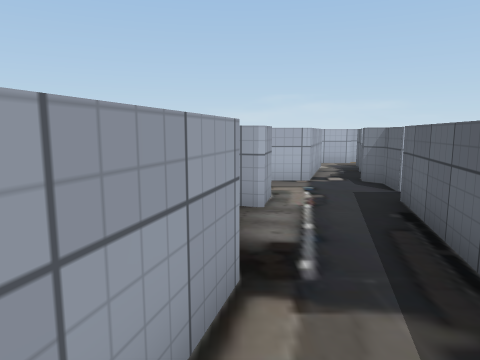
View 1 (above)

12 first-person views from a walk through a 3-D level made in the Unity game engine. The camera is 1.4 m above the floor, tilts 8° down and sees 70° across. The floor is counted in squares, 1 m on a side. Each view is taken from the middle of a square. On the plan, view 1 faces up. The plan holds only what a view shows up to about 15 squares ahead; the rest is blank. The place goes on beyond the plan. Some surface patterns are stand-ins.

View 2
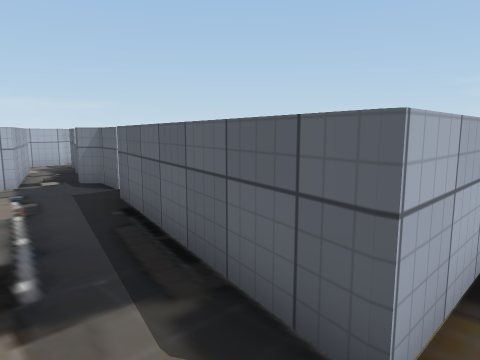

View 3
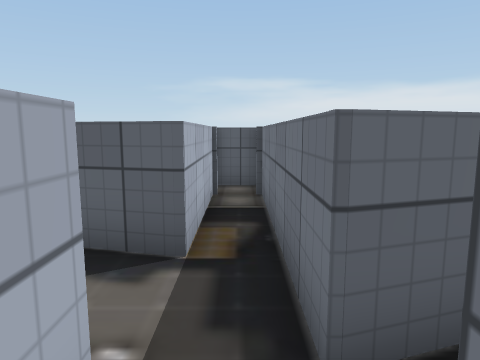

View 4
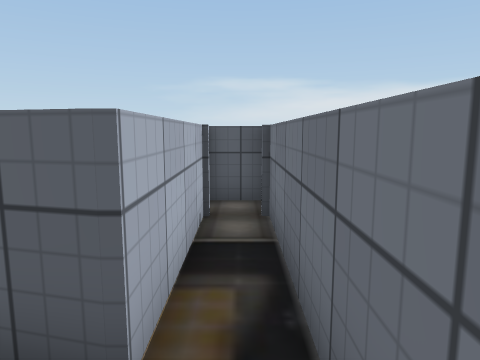

View 5
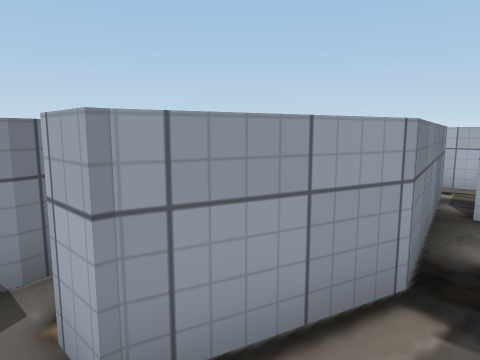

View 6
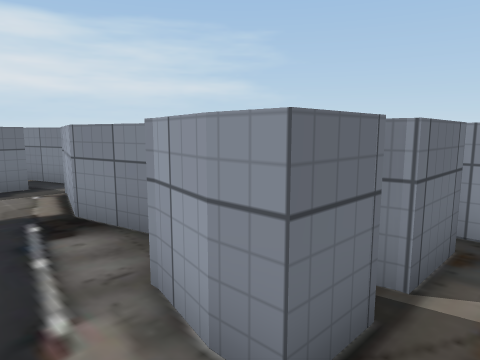

View 7
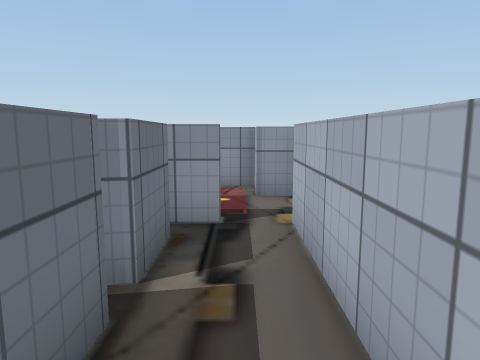

View 8
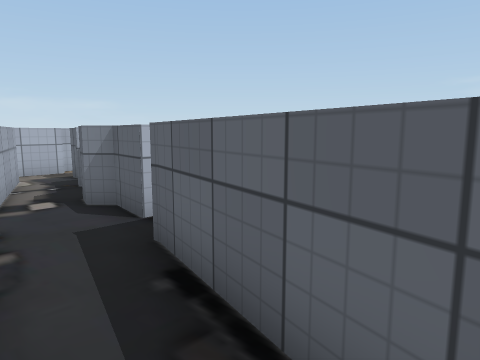

View 9
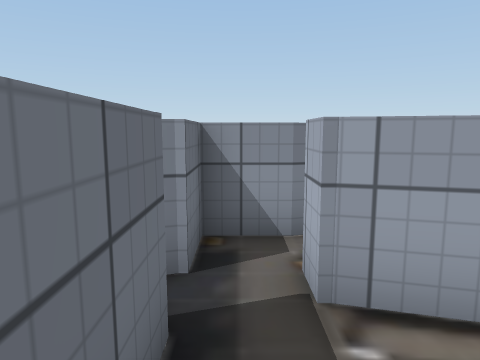

View 10
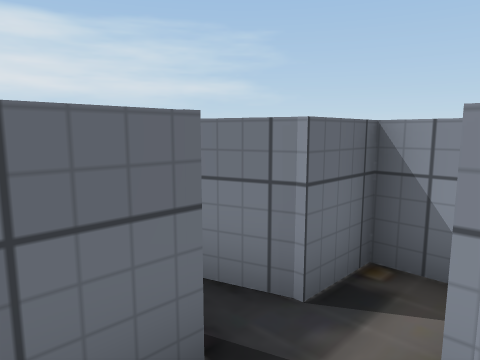

View 11
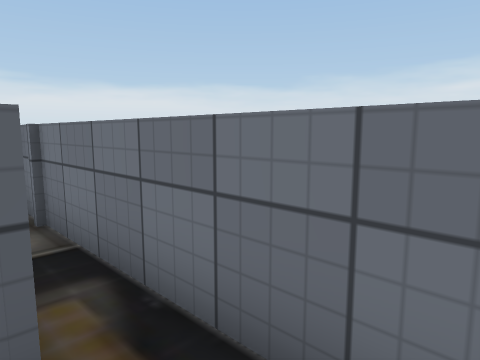

View 12
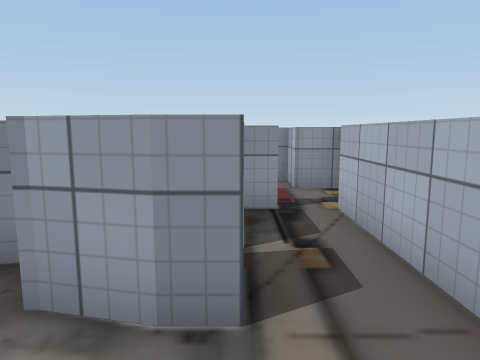

### Floor plan
Points are (right, up) in squares from view 1. A wall is a line through its corners. A room is listed if a view was taken in it or the views show most of it. See-through windows are left out.
Room 1 (views 1, 2, 3, 4, 5, 9, 10, 11)
walls: (-0.2, -0.5) (6.5, -0.5); (-0.4, 1.7) (-0.7, 0.6) (-1.4, 0.6); (-2.5, 0.8) (-2.5, -0.5) (-1.3, -0.5) (-0.9, -1.5); (5.8, 0.6) (1.7, 0.6)
ways out: opening at (1, 2) to room 2
Room 2 (views 6, 7, 8, 12)
walls: (-0.5, 8) (0.7, 8) (0.7, 7.4) (0.4, 6.3) (-0.1, 6.4); (3.7, 8) (3.9, 9.3) (3.5, 9.7) (3.7, 10.4); (2.1, 9.8) (-3.2, 9.8); (-2.6, 8) (-1, 8) (0, 3.1) (-0.4, 1.7); (-3.2, 8.8) (-3.2, 7.9); (2.9, 12.6) (2.1, 10.1); (1.7, 0.6) (3.3, 6.8)
ways out: opening at (1, 2) to room 1

Positions as (right, up) in squares from view 1, and headings:
1: (0, 0), facing up
2: (0, 0), facing up-right
3: (-2, 0), facing right
4: (0, 0), facing right
5: (1, 0), facing up-left
6: (2, 9), facing down-left
7: (2, 9), facing left
8: (1, 3), facing up-right
9: (2, 0), facing left
10: (1, 1), facing down-left
11: (0, 1), facing down-right
12: (3, 8), facing left
